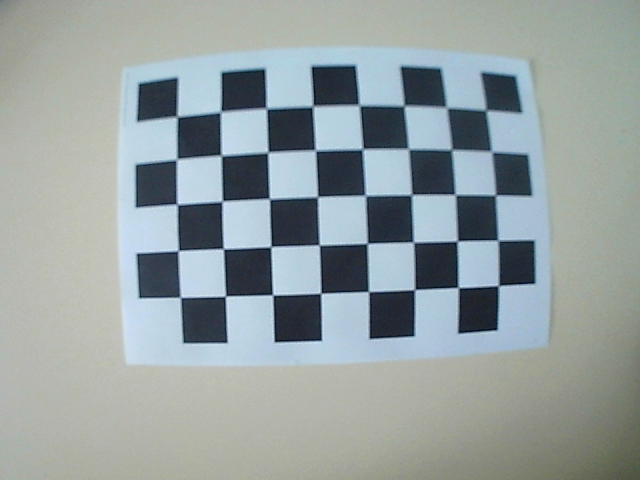
#> input picture CODES PROJET ROBOT/calibration_camera/calib_10.png, 640 x 480 px; its folder holds only this picture in this run
$ python calcul_calibration.py
#> lines starting #> are read from the running program, lines starting #| are printed output that depends on the picture; after the words box and inside, x2 and y2 are one past the last pixel; in counts of white or black regions, pixels touching at a corner belong together
import cv2
import numpy as np
import glob
import os

print("--- DEMARRAGE DU CALCUL DE CALIBRATION ---")

# 1. Paramètres physiques de ton damier (BoofCV 9x6 carrés = 8x5 intersections)
CHECKERBOARD = (8, 5)
TAILLE_CARRE_MM = 30.0

# Critère d'arrêt pour l'algorithme d'affinement des pixels
criteria = (cv2.TERM_CRITERIA_EPS + cv2.TERM_CRITERIA_MAX_ITER, 30, 0.001)

# 2. Préparation des coordonnées 3D théoriques parfaites (0,0,0), (30,0,0), (60,0,0)...
objp = np.zeros((CHECKERBOARD[0] * CHECKERBOARD[1], 3), np.float32)
objp[:, :2] = np.mgrid[0:CHECKERBOARD[0], 0:CHECKERBOARD[1]].T.reshape(-1, 2) * TAILLE_CARRE_MM

# Tableaux pour stocker les points de toutes les images
objpoints = [] # Points 3D dans le monde réel (parfaits)
imgpoints = [] # Points 2D dans l'image (déformés par la lentille)

# 3. Récupération de tes 19 photos
chemin_images = r"C:\Users\ALAEFAABE2025\Desktop\CODES PROJET ROBOT\calibration_camera\*.png"
images = glob.glob(chemin_images)

print(f"{len(images)} images trouvées. Analyse en cours (ça peut prendre quelques secondes)...")

images_valides = 0

for fname in images:
    img = cv2.imread(fname)
#> img is the input picture: shape (480, 640, 3); mean B, G, R 160.2, 159.9, 149.7
    gray = cv2.cvtColor(img, cv2.COLOR_BGR2GRAY)
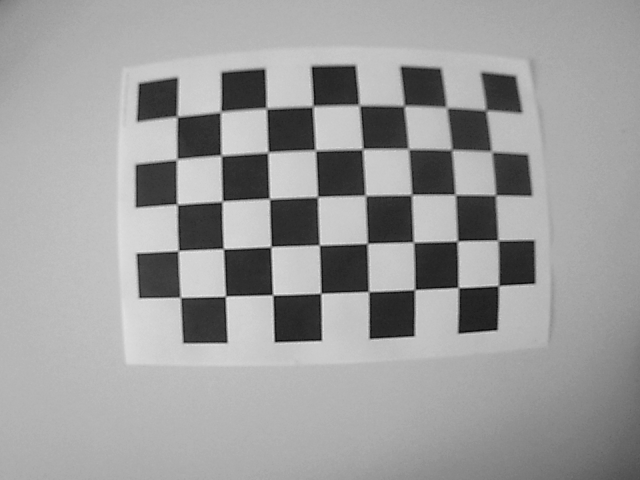
#> gray: shape (480, 640); min 5, max 236, mean 156.8

    # Recherche des coins du damier
    ret, corners = cv2.findChessboardCorners(gray, CHECKERBOARD, None)
#> ret = True; corners = 40 rows, first 8: [175.8, 118.4], [221.7, 113], [265.4, 109.9], [311.6, 104.5], [357.6, 106.4], [405.6, 106.8], [445.4, 109.2], [484, 108.2]

    # Si les coins sont trouvés, on les affine et on les stocke
    if ret == True:
        objpoints.append(objp)

        # Affinement de la précision au sous-pixel
        corners2 = cv2.cornerSubPix(gray, corners, (11,11), (-1,-1), criteria)
#> corners2 = 40 rows, first 8: [177, 116.5], [220.5, 111.8], [266.3, 108.3], [312.7, 106.3], [359.2, 105.1], [404, 105.7], [446.5, 107.4], [485.8, 110.2]
        imgpoints.append(corners2)

        images_valides += 1

        # Dessine le damier trouvé sur l'image pour te montrer ce qu'il a vu
        cv2.drawChessboardCorners(img, CHECKERBOARD, corners2, ret)
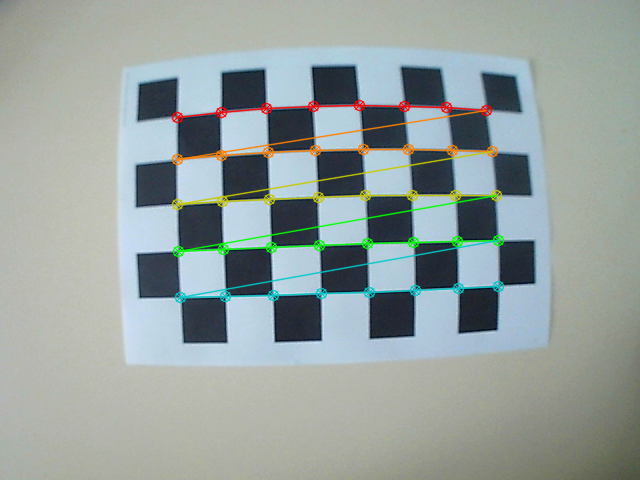
#> img: shape (480, 640, 3); 3.8% of pixels changed, all inside (x1, y1, x2, y2) = (171, 99, 505, 304)
        cv2.imshow('Analyse des coins (Appuie sur une touche ou attends)', cv2.resize(img, (800, 600)))
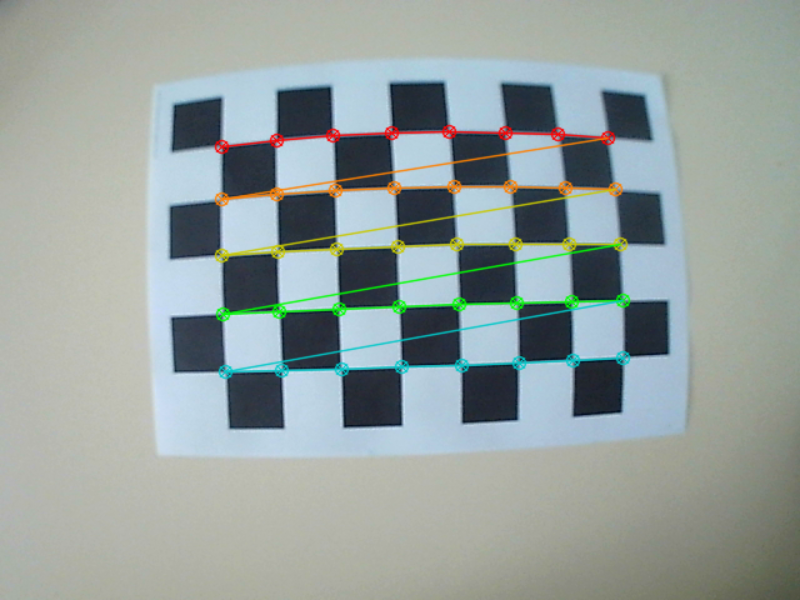
#> window 'Analyse des coins (Appuie sur ': shape (600, 800, 3); mean B, G, R 158, 160.5, 149.9
        cv2.waitKey(200) # Montre l'image pendant 0.2 secondes

cv2.destroyAllWindows()

# 4. Le cœur du calcul de la matrice
if images_valides > 0:
    print(f"\nCalcul de la matrice avec {images_valides} images valides...")
    ret, mtx, dist, rvecs, tvecs = cv2.calibrateCamera(objpoints, imgpoints, gray.shape[::-1], None, None)
#> ret = 0.22; mtx = [[312.4, 0, 317.6], [0, 311.7, 228.6], [0, 0, 1]]; dist = [[-0.202, 0.107, 0.0212, -0.0177, -0.0323]]; rvecs = ([0.0299, 0.0419, -0.0362],); tvecs = ([-92.18, -76.54, 194.7],)

    # Sauvegarde des données dans un fichier mathématique (.npz)
    chemin_sauvegarde = r"C:\Users\ALAEFAABE2025\Desktop\CODES PROJET ROBOT\calibration_camera\donnees_calibration.npz"
    np.savez(chemin_sauvegarde, mtx=mtx, dist=dist)

    print("--------------------------------------------------")
    print("✅ CALIBRATION RÉUSSIE !")
    print(f"Fichier de correction sauvegardé sous : {chemin_sauvegarde}")
    print(f"Erreur de reprojection (RMS) : {ret:.4f} pixels")
#| Erreur de reprojection (RMS) : 0.2205 pixels
    print("--------------------------------------------------")
else:
    print("❌ ECHEC : L'algorithme n'a trouvé le damier complet sur aucune image.")

$ run again, on CODES PROJET ROBOT/calibration_camera/calib_14.png
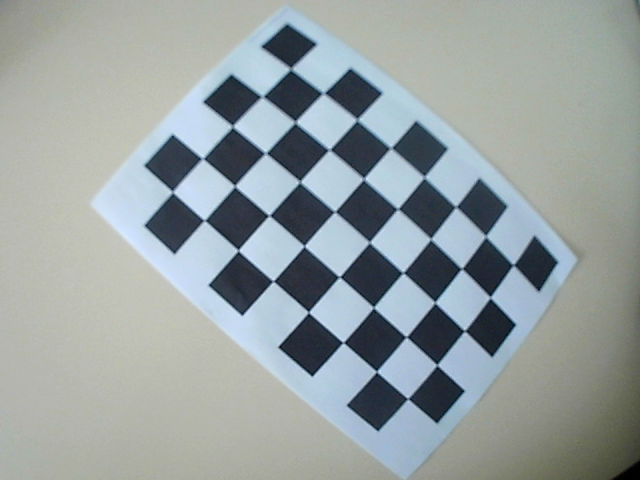
#> input picture CODES PROJET ROBOT/calibration_camera/calib_14.png, 640 x 480 px
#> img is the input picture: shape (480, 640, 3); mean B, G, R 160.5, 160.3, 151.4
#> `gray = cv2.cvtColor(img, cv2.COLOR_BGR2GRAY)`:
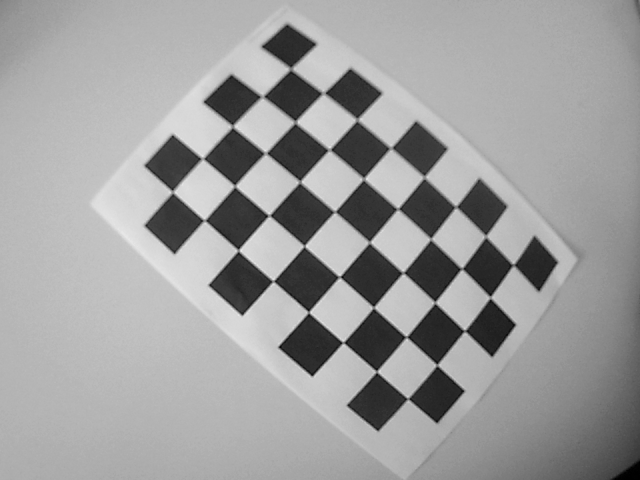
#> gray: shape (480, 640); min 0, max 235, mean 157.5
#> `ret, corners = cv2.findChessboardCorners(gray, CHECKERBOARD, None)`: ret = True; corners = 40 rows, first 8: [290.5, 68.5], [323.6, 94.69], [359.1, 118.6], [390.9, 146.4], [422.5, 177.2], [455.5, 208.7], [487.1, 236.1], [513.2, 263.4]
#> corners2 = 40 rows, first 8: [290.7, 68.76], [323.4, 93.05], [357.1, 119.6], [390.8, 148], [424.2, 177.1], [455.8, 206.8], [485.7, 236.2], [513.3, 264.9]
#> img: shape (480, 640, 3); 3.2% of pixels changed, all inside (x1, y1, x2, y2) = (167, 63, 520, 406)
#> `cv2.imshow('Analyse des coins (Appuie sur une touche ou attends)', cv2..`:
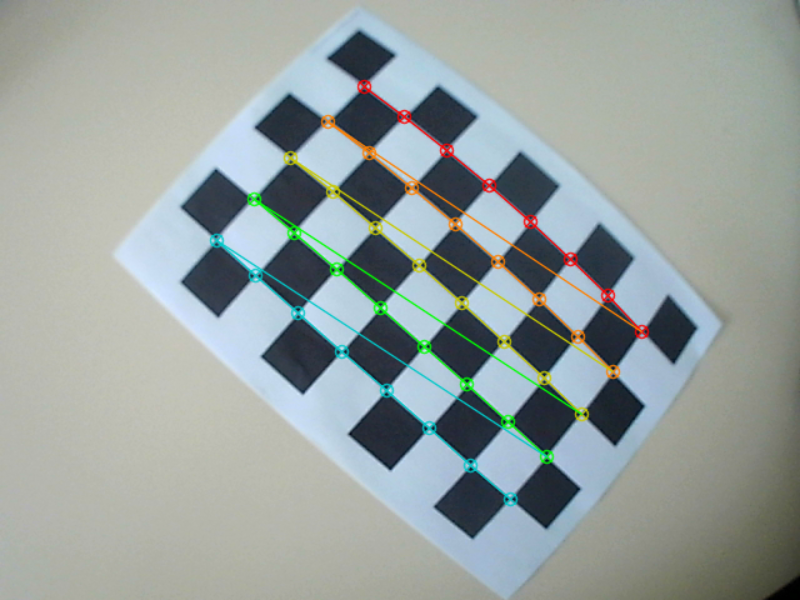
#> window 'Analyse des coins (Appuie sur ': shape (600, 800, 3); mean B, G, R 158.5, 160.8, 151.6
#> `ret, mtx, dist, rvecs, tvecs = cv2.calibrateCamera(objpoints, imgpoint..`: ret = 0.123; mtx = [[463.3, 0, 279.9], [0, 461.9, 263.5], [0, 0, 1]]; dist = [[-0.424, 0.37, 0.00427, 0.000131, -0.354]]; rvecs = ([-0.0292, 0.0338, 0.723],); tvecs = ([7.68, -138.1, 300.6],)
#| Erreur de reprojection (RMS) : 0.1233 pixels

$ run again, on CODES PROJET ROBOT/calibration_camera/calib_15.png
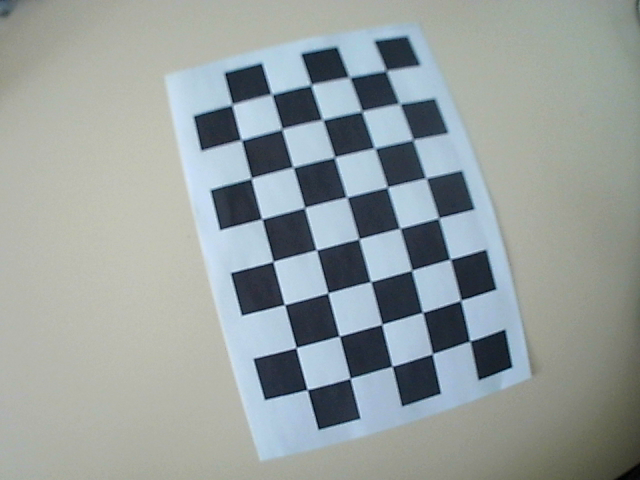
#> input picture CODES PROJET ROBOT/calibration_camera/calib_15.png, 640 x 480 px
#> img is the input picture: shape (480, 640, 3); mean B, G, R 158.1, 158.7, 150.3
#> `gray = cv2.cvtColor(img, cv2.COLOR_BGR2GRAY)`:
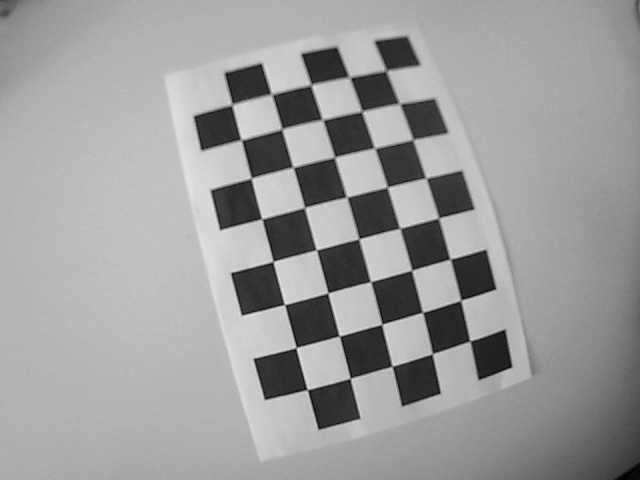
#> gray: shape (480, 640); min 0, max 233, mean 156
#> `ret, corners = cv2.findChessboardCorners(gray, CHECKERBOARD, None)`: ret = True; corners = 40 rows, first 8: [386, 70], [398.8, 105.5], [414.6, 140.3], [426.6, 176.9], [440.2, 218.6], [450.8, 257.8], [459.8, 299.4], [470.4, 339.7]
#> corners2 = 40 rows, first 8: [386.1, 70.49], [399.5, 103.6], [413, 139.6], [425.9, 178], [438.6, 217.9], [450.2, 259.2], [460.7, 300.3], [469.9, 341]
#> `cv2.drawChessboardCorners(img, CHECKERBOARD, corners2, ret)`:
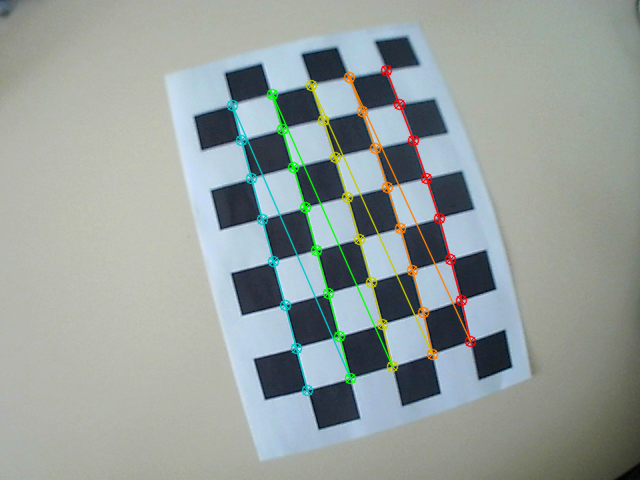
#> img: shape (480, 640, 3); 3.46% of pixels changed, all inside (x1, y1, x2, y2) = (226, 64, 477, 397)
#> `ret, mtx, dist, rvecs, tvecs = cv2.calibrateCamera(objpoints, imgpoint..`: ret = 0.155; mtx = [[285.8, 0, 265.6], [0, 286, 278.9], [0, 0, 1]]; dist = [[-0.153, 0.0252, -0.00436, 0.00797, -0.0026]]; rvecs = ([-0.0198, 0.0483, 1.31],); tvecs = ([90.62, -158.3, 196.4],)
#| Erreur de reprojection (RMS) : 0.1552 pixels

$ run again, on CODES PROJET ROBOT/calibration_camera/calib_16.png
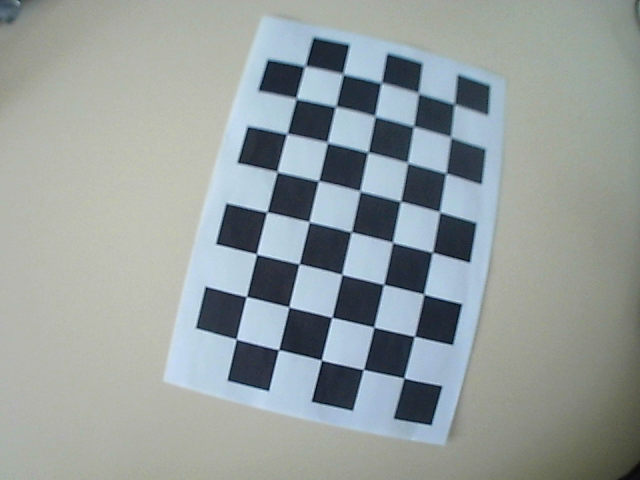
#> input picture CODES PROJET ROBOT/calibration_camera/calib_16.png, 640 x 480 px
#> img is the input picture: shape (480, 640, 3); mean B, G, R 157.4, 158.2, 150
#> `gray = cv2.cvtColor(img, cv2.COLOR_BGR2GRAY)`:
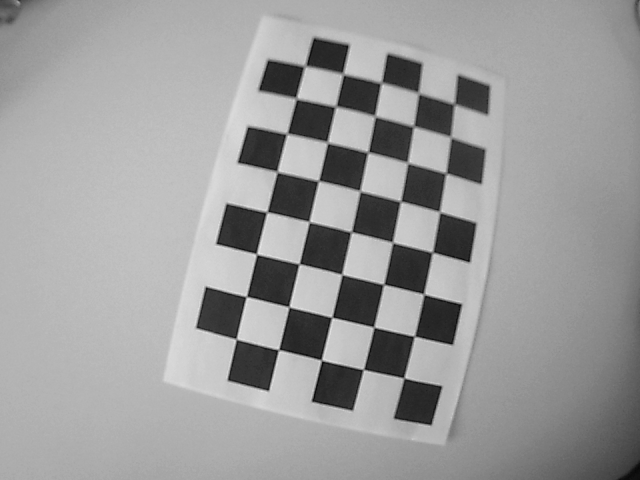
#> gray: shape (480, 640); min 7, max 237, mean 155.5
#> `ret, corners = cv2.findChessboardCorners(gray, CHECKERBOARD, None)`: ret = True; corners = 40 rows, first 8: [454.5, 104], [449.3, 137.9], [445.2, 171.5], [440.4, 211.1], [433.5, 253.5], [425, 293.3], [414.5, 336.8], [404.9, 377.2]
#> corners2 = 40 rows, first 8: [454.2, 104.1], [450.7, 137], [445.9, 173.2], [439.6, 211.8], [432.4, 252.3], [423.7, 294.1], [414.4, 336.2], [403.8, 377.9]
#> `cv2.drawChessboardCorners(img, CHECKERBOARD, corners2, ret)`:
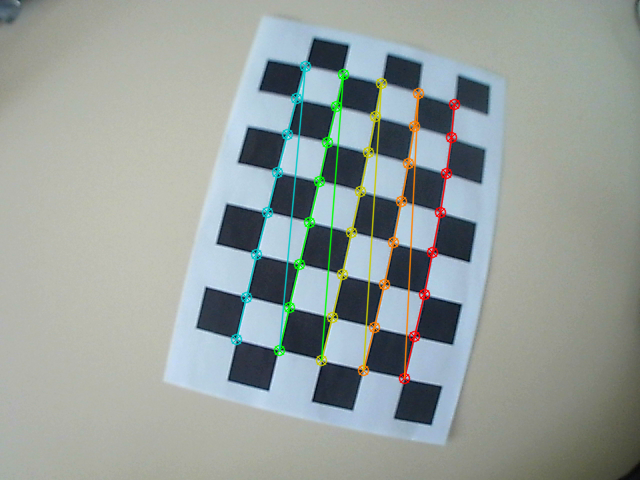
#> img: shape (480, 640, 3); 3.48% of pixels changed, all inside (x1, y1, x2, y2) = (230, 60, 461, 385)
#> `ret, mtx, dist, rvecs, tvecs = cv2.calibrateCamera(objpoints, imgpoint..`: ret = 0.144; mtx = [[460, 0, 243.2], [0, 467.6, 278.3], [0, 0, 1]]; dist = [[-0.444, 0.317, -0.00876, 0.0323, -0.287]]; rvecs = ([-0.0156, 0.108, 1.81],); tvecs = ([161.5, -133.9, 321.5],)
#| Erreur de reprojection (RMS) : 0.1436 pixels

$ run again, on CODES PROJET ROBOT/calibration_camera/calib_11.png
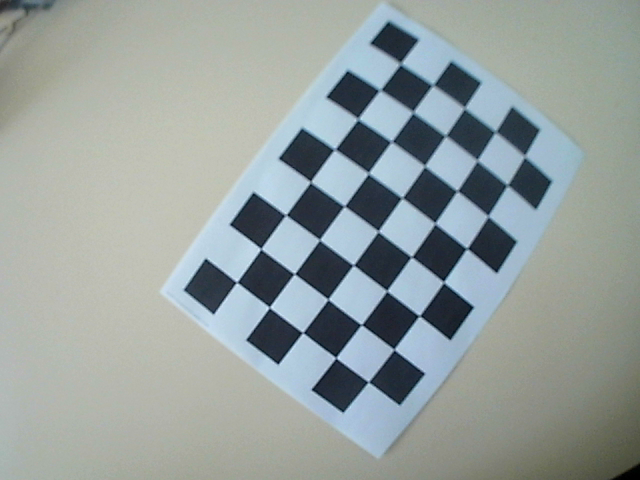
#> input picture CODES PROJET ROBOT/calibration_camera/calib_11.png, 640 x 480 px
#> img is the input picture: shape (480, 640, 3); mean B, G, R 157.7, 159.3, 149.9
#> `gray = cv2.cvtColor(img, cv2.COLOR_BGR2GRAY)`:
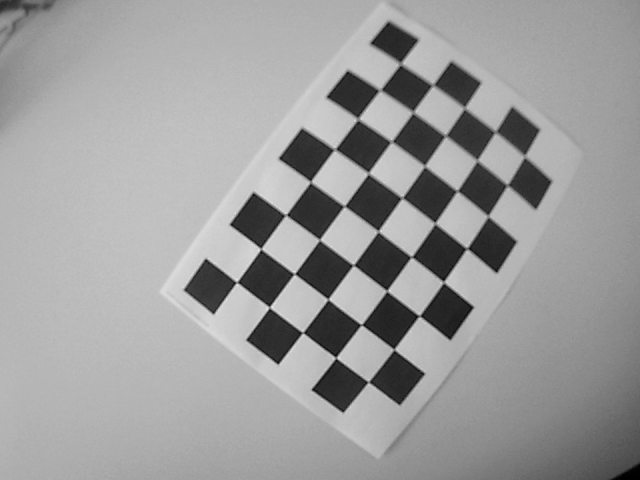
#> gray: shape (480, 640); min 0, max 233, mean 156.1
#> `ret, corners = cv2.findChessboardCorners(gray, CHECKERBOARD, None)`: ret = True; corners = 40 rows, first 8: [236.6, 282.4], [261, 248.7], [285.9, 214.4], [311.6, 181], [334.5, 150.9], [359.6, 118.5], [380.4, 91.8], [398.1, 64.26]
#> corners2 = 40 rows, first 8: [236.7, 282.2], [260.9, 248.8], [285.7, 215], [310.5, 181.8], [334.7, 149.4], [357.9, 118.9], [379.9, 90.07], [400.4, 63.63]
#> `cv2.drawChessboardCorners(img, CHECKERBOARD, corners2, ret)`:
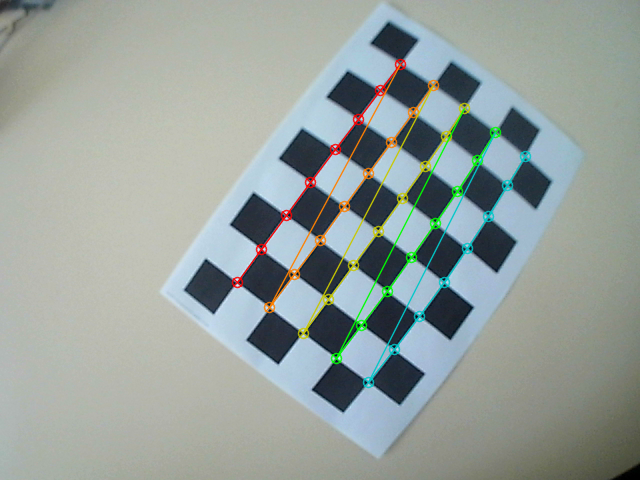
#> img: shape (480, 640, 3); 3.15% of pixels changed, all inside (x1, y1, x2, y2) = (231, 58, 532, 389)
#> `ret, mtx, dist, rvecs, tvecs = cv2.calibrateCamera(objpoints, imgpoint..`: ret = 0.116; mtx = [[704.7, 0, 280.8], [0, 700.2, 272.9], [0, 0, 1]]; dist = [[-0.932, 1.27, -0.0013, 0.00352, -1.5]]; rvecs = ([-0.086, 0.186, -0.926],); tvecs = ([-31.7, 6.71, 504.5],)
#| Erreur de reprojection (RMS) : 0.1161 pixels
